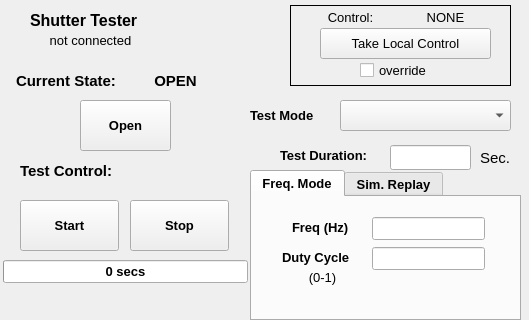
<?xml version="1.0" encoding="UTF-8"?>
<ui version="4.0">
 <class>ShutterTester</class>
 <widget class="QWidget" name="ShutterTester">
  <property name="geometry">
   <rect>
    <x>0</x>
    <y>0</y>
    <width>529</width>
    <height>320</height>
   </rect>
  </property>
  <property name="font">
   <font>
    <pointsize>10</pointsize>
    <weight>75</weight>
    <bold>true</bold>
   </font>
  </property>
  <property name="windowTitle">
   <string>Shutter Tester</string>
  </property>
  <widget class="QLabel" name="title">
   <property name="geometry">
    <rect>
     <x>30</x>
     <y>10</y>
     <width>131</width>
     <height>21</height>
    </rect>
   </property>
   <property name="font">
    <font>
     <pointsize>12</pointsize>
     <weight>75</weight>
     <bold>true</bold>
    </font>
   </property>
   <property name="text">
    <string>Shutter Tester</string>
   </property>
  </widget>
  <widget class="QLabel" name="StatusConnected">
   <property name="geometry">
    <rect>
     <x>20</x>
     <y>30</y>
     <width>141</width>
     <height>21</height>
    </rect>
   </property>
   <property name="font">
    <font>
     <pointsize>10</pointsize>
     <weight>50</weight>
     <bold>false</bold>
    </font>
   </property>
   <property name="text">
    <string>not connected</string>
   </property>
   <property name="alignment">
    <set>Qt::AlignCenter</set>
   </property>
  </widget>
  <widget class="QLabel" name="StatusCmode">
   <property name="geometry">
    <rect>
     <x>400</x>
     <y>7</y>
     <width>91</width>
     <height>21</height>
    </rect>
   </property>
   <property name="font">
    <font>
     <pointsize>10</pointsize>
     <weight>50</weight>
     <bold>false</bold>
    </font>
   </property>
   <property name="text">
    <string>NONE</string>
   </property>
   <property name="alignment">
    <set>Qt::AlignCenter</set>
   </property>
  </widget>
  <widget class="QLabel" name="LabelCmode">
   <property name="geometry">
    <rect>
     <x>320</x>
     <y>7</y>
     <width>61</width>
     <height>21</height>
    </rect>
   </property>
   <property name="font">
    <font>
     <pointsize>10</pointsize>
     <weight>50</weight>
     <bold>false</bold>
    </font>
   </property>
   <property name="text">
    <string>Control:</string>
   </property>
   <property name="alignment">
    <set>Qt::AlignCenter</set>
   </property>
  </widget>
  <widget class="QPushButton" name="ButtonTakeLocal">
   <property name="geometry">
    <rect>
     <x>320</x>
     <y>28</y>
     <width>171</width>
     <height>31</height>
    </rect>
   </property>
   <property name="font">
    <font>
     <weight>50</weight>
     <bold>false</bold>
    </font>
   </property>
   <property name="text">
    <string>Take Local Control</string>
   </property>
  </widget>
  <widget class="QCheckBox" name="checkBoxOverride">
   <property name="geometry">
    <rect>
     <x>360</x>
     <y>60</y>
     <width>85</width>
     <height>21</height>
    </rect>
   </property>
   <property name="font">
    <font>
     <weight>50</weight>
     <bold>false</bold>
    </font>
   </property>
   <property name="text">
    <string>override</string>
   </property>
  </widget>
  <widget class="QComboBox" name="comboBoxTestMode">
   <property name="geometry">
    <rect>
     <x>340</x>
     <y>100</y>
     <width>171</width>
     <height>31</height>
    </rect>
   </property>
  </widget>
  <widget class="QLabel" name="labelTestMode">
   <property name="geometry">
    <rect>
     <x>250</x>
     <y>100</y>
     <width>81</width>
     <height>31</height>
    </rect>
   </property>
   <property name="text">
    <string>Test Mode</string>
   </property>
  </widget>
  <widget class="QLabel" name="label">
   <property name="geometry">
    <rect>
     <x>280</x>
     <y>140</y>
     <width>131</width>
     <height>31</height>
    </rect>
   </property>
   <property name="text">
    <string>Test Duration:</string>
   </property>
  </widget>
  <widget class="QLineEdit" name="lineEditDuration">
   <property name="geometry">
    <rect>
     <x>390</x>
     <y>145</y>
     <width>81</width>
     <height>25</height>
    </rect>
   </property>
   <property name="font">
    <font>
     <pointsize>11</pointsize>
    </font>
   </property>
  </widget>
  <widget class="QLabel" name="label_2">
   <property name="geometry">
    <rect>
     <x>480</x>
     <y>150</y>
     <width>57</width>
     <height>15</height>
    </rect>
   </property>
   <property name="font">
    <font>
     <pointsize>11</pointsize>
     <weight>50</weight>
     <bold>false</bold>
    </font>
   </property>
   <property name="text">
    <string>Sec.</string>
   </property>
  </widget>
  <widget class="QTabWidget" name="tabWidget">
   <property name="geometry">
    <rect>
     <x>250</x>
     <y>170</y>
     <width>271</width>
     <height>151</height>
    </rect>
   </property>
   <property name="currentIndex">
    <number>0</number>
   </property>
   <widget class="QWidget" name="tab">
    <attribute name="title">
     <string>Freq. Mode</string>
    </attribute>
    <widget class="QLineEdit" name="lineEditFreq">
     <property name="geometry">
      <rect>
       <x>120</x>
       <y>20</y>
       <width>113</width>
       <height>23</height>
      </rect>
     </property>
     <property name="font">
      <font>
       <weight>50</weight>
       <bold>false</bold>
      </font>
     </property>
    </widget>
    <widget class="QLabel" name="label_3">
     <property name="geometry">
      <rect>
       <x>40</x>
       <y>20</y>
       <width>81</width>
       <height>21</height>
      </rect>
     </property>
     <property name="text">
      <string>Freq (Hz)</string>
     </property>
    </widget>
    <widget class="QLineEdit" name="lineEditDC">
     <property name="geometry">
      <rect>
       <x>120</x>
       <y>50</y>
       <width>113</width>
       <height>23</height>
      </rect>
     </property>
     <property name="font">
      <font>
       <weight>50</weight>
       <bold>false</bold>
      </font>
     </property>
    </widget>
    <widget class="QLabel" name="label_4">
     <property name="geometry">
      <rect>
       <x>30</x>
       <y>50</y>
       <width>81</width>
       <height>21</height>
      </rect>
     </property>
     <property name="text">
      <string>Duty Cycle</string>
     </property>
    </widget>
    <widget class="QLabel" name="label_5">
     <property name="geometry">
      <rect>
       <x>30</x>
       <y>70</y>
       <width>81</width>
       <height>21</height>
      </rect>
     </property>
     <property name="font">
      <font>
       <weight>50</weight>
       <bold>false</bold>
      </font>
     </property>
     <property name="text">
      <string>(0-1)</string>
     </property>
     <property name="alignment">
      <set>Qt::AlignCenter</set>
     </property>
    </widget>
   </widget>
   <widget class="QWidget" name="tab_2">
    <attribute name="title">
     <string>Sim. Replay</string>
    </attribute>
    <widget class="QPushButton" name="simFileSelect">
     <property name="geometry">
      <rect>
       <x>200</x>
       <y>20</y>
       <width>61</width>
       <height>24</height>
      </rect>
     </property>
     <property name="text">
      <string>Select</string>
     </property>
    </widget>
    <widget class="QLineEdit" name="simFileEdit">
     <property name="geometry">
      <rect>
       <x>0</x>
       <y>20</y>
       <width>195</width>
       <height>23</height>
      </rect>
     </property>
    </widget>
    <widget class="QLabel" name="label_6">
     <property name="geometry">
      <rect>
       <x>5</x>
       <y>5</y>
       <width>57</width>
       <height>15</height>
      </rect>
     </property>
     <property name="text">
      <string>File:</string>
     </property>
    </widget>
    <widget class="QLabel" name="label_7">
     <property name="geometry">
      <rect>
       <x>5</x>
       <y>85</y>
       <width>81</width>
       <height>16</height>
      </rect>
     </property>
     <property name="text">
      <string>Threshold:</string>
     </property>
    </widget>
    <widget class="QLineEdit" name="thresholdEntry">
     <property name="geometry">
      <rect>
       <x>90</x>
       <y>80</y>
       <width>51</width>
       <height>23</height>
      </rect>
     </property>
    </widget>
    <widget class="QLabel" name="label_8">
     <property name="geometry">
      <rect>
       <x>170</x>
       <y>50</y>
       <width>41</width>
       <height>16</height>
      </rect>
     </property>
     <property name="text">
      <string>Min:</string>
     </property>
    </widget>
    <widget class="QLabel" name="label_9">
     <property name="geometry">
      <rect>
       <x>160</x>
       <y>70</y>
       <width>41</width>
       <height>16</height>
      </rect>
     </property>
     <property name="text">
      <string>Max:</string>
     </property>
    </widget>
    <widget class="QLabel" name="minStrehl">
     <property name="geometry">
      <rect>
       <x>210</x>
       <y>50</y>
       <width>41</width>
       <height>16</height>
      </rect>
     </property>
     <property name="text">
      <string>0.00</string>
     </property>
    </widget>
    <widget class="QLabel" name="maxStrehl">
     <property name="geometry">
      <rect>
       <x>210</x>
       <y>70</y>
       <width>41</width>
       <height>16</height>
      </rect>
     </property>
     <property name="text">
      <string>0.00</string>
     </property>
    </widget>
    <widget class="QLabel" name="simDutyCycle">
     <property name="geometry">
      <rect>
       <x>210</x>
       <y>90</y>
       <width>41</width>
       <height>16</height>
      </rect>
     </property>
     <property name="text">
      <string>0.00</string>
     </property>
    </widget>
    <widget class="QLabel" name="label_10">
     <property name="geometry">
      <rect>
       <x>170</x>
       <y>90</y>
       <width>41</width>
       <height>16</height>
      </rect>
     </property>
     <property name="text">
      <string>DC:</string>
     </property>
    </widget>
    <widget class="QLineEdit" name="deltaTEntry">
     <property name="geometry">
      <rect>
       <x>90</x>
       <y>45</y>
       <width>51</width>
       <height>23</height>
      </rect>
     </property>
    </widget>
    <widget class="QLabel" name="label_11">
     <property name="geometry">
      <rect>
       <x>10</x>
       <y>50</y>
       <width>81</width>
       <height>16</height>
      </rect>
     </property>
     <property name="text">
      <string>Delta-t</string>
     </property>
    </widget>
   </widget>
  </widget>
  <widget class="QPushButton" name="pushButtonStart">
   <property name="geometry">
    <rect>
     <x>20</x>
     <y>200</y>
     <width>99</width>
     <height>51</height>
    </rect>
   </property>
   <property name="text">
    <string>Start</string>
   </property>
  </widget>
  <widget class="QPushButton" name="pushButtonStop">
   <property name="geometry">
    <rect>
     <x>130</x>
     <y>200</y>
     <width>99</width>
     <height>51</height>
    </rect>
   </property>
   <property name="text">
    <string>Stop</string>
   </property>
  </widget>
  <widget class="QPushButton" name="pushButtonOpenShut">
   <property name="geometry">
    <rect>
     <x>80</x>
     <y>100</y>
     <width>91</width>
     <height>51</height>
    </rect>
   </property>
   <property name="text">
    <string>Open</string>
   </property>
  </widget>
  <widget class="QLabel" name="labelCurrentState">
   <property name="geometry">
    <rect>
     <x>16</x>
     <y>70</y>
     <width>131</width>
     <height>21</height>
    </rect>
   </property>
   <property name="font">
    <font>
     <pointsize>11</pointsize>
     <weight>75</weight>
     <bold>true</bold>
    </font>
   </property>
   <property name="text">
    <string>Current State:</string>
   </property>
  </widget>
  <widget class="QLabel" name="labelShutterState">
   <property name="geometry">
    <rect>
     <x>140</x>
     <y>70</y>
     <width>71</width>
     <height>21</height>
    </rect>
   </property>
   <property name="font">
    <font>
     <pointsize>11</pointsize>
    </font>
   </property>
   <property name="text">
    <string>OPEN</string>
   </property>
   <property name="alignment">
    <set>Qt::AlignCenter</set>
   </property>
  </widget>
  <widget class="QFrame" name="cModeFrame">
   <property name="geometry">
    <rect>
     <x>290</x>
     <y>5</y>
     <width>221</width>
     <height>81</height>
    </rect>
   </property>
   <property name="frameShape">
    <enum>QFrame::Box</enum>
   </property>
   <property name="frameShadow">
    <enum>QFrame::Plain</enum>
   </property>
   <property name="lineWidth">
    <number>1</number>
   </property>
  </widget>
  <widget class="QLabel" name="labelCurrentState_2">
   <property name="geometry">
    <rect>
     <x>20</x>
     <y>160</y>
     <width>131</width>
     <height>21</height>
    </rect>
   </property>
   <property name="font">
    <font>
     <pointsize>11</pointsize>
     <weight>75</weight>
     <bold>true</bold>
    </font>
   </property>
   <property name="text">
    <string>Test Control:</string>
   </property>
  </widget>
  <widget class="QProgressBar" name="progressBar">
   <property name="geometry">
    <rect>
     <x>3</x>
     <y>260</y>
     <width>245</width>
     <height>23</height>
    </rect>
   </property>
   <property name="value">
    <number>0</number>
   </property>
   <property name="format">
    <string>%v secs</string>
   </property>
  </widget>
 </widget>
 <tabstops>
  <tabstop>checkBoxOverride</tabstop>
  <tabstop>ButtonTakeLocal</tabstop>
 </tabstops>
 <resources/>
 <connections/>
</ui>
